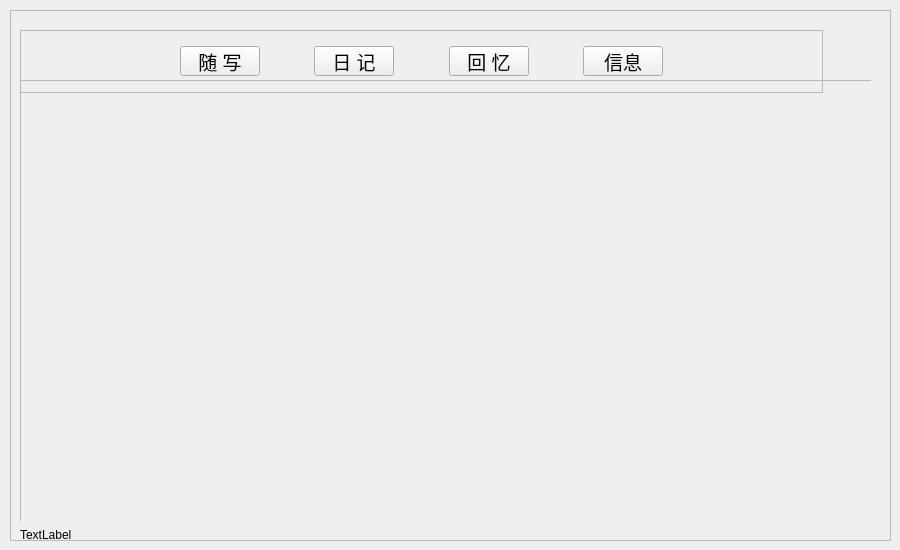
<?xml version="1.0" encoding="UTF-8"?>
<ui version="4.0">
 <class>Form</class>
 <widget class="QWidget" name="Form">
  <property name="geometry">
   <rect>
    <x>0</x>
    <y>0</y>
    <width>900</width>
    <height>550</height>
   </rect>
  </property>
  <property name="sizePolicy">
   <sizepolicy hsizetype="Preferred" vsizetype="Preferred">
    <horstretch>0</horstretch>
    <verstretch>0</verstretch>
   </sizepolicy>
  </property>
  <property name="minimumSize">
   <size>
    <width>900</width>
    <height>550</height>
   </size>
  </property>
  <property name="maximumSize">
   <size>
    <width>900</width>
    <height>550</height>
   </size>
  </property>
  <property name="windowTitle">
   <string>Form</string>
  </property>
  <widget class="QFrame" name="frame_overall">
   <property name="geometry">
    <rect>
     <x>10</x>
     <y>10</y>
     <width>881</width>
     <height>531</height>
    </rect>
   </property>
   <property name="frameShape">
    <enum>QFrame::StyledPanel</enum>
   </property>
   <property name="frameShadow">
    <enum>QFrame::Raised</enum>
   </property>
   <widget class="QStackedWidget" name="stackedWidget">
    <property name="geometry">
     <rect>
      <x>10</x>
      <y>10</y>
      <width>851</width>
      <height>501</height>
     </rect>
    </property>
    <property name="currentIndex">
     <number>0</number>
    </property>
    <widget class="QWidget" name="totingsPage">
     <widget class="QWidget" name="layoutWidget">
      <property name="geometry">
       <rect>
        <x>0</x>
        <y>0</y>
        <width>803</width>
        <height>73</height>
       </rect>
      </property>
      <layout class="QVBoxLayout" name="verticalLayout_3">
       <item>
        <spacer name="verticalSpacer">
         <property name="orientation">
          <enum>Qt::Vertical</enum>
         </property>
         <property name="sizeType">
          <enum>QSizePolicy::Fixed</enum>
         </property>
         <property name="sizeHint" stdset="0">
          <size>
           <width>20</width>
           <height>10</height>
          </size>
         </property>
        </spacer>
       </item>
       <item>
        <widget class="QFrame" name="frame">
         <property name="frameShape">
          <enum>QFrame::StyledPanel</enum>
         </property>
         <property name="frameShadow">
          <enum>QFrame::Raised</enum>
         </property>
         <layout class="QHBoxLayout" name="horizontalLayout">
          <item>
           <spacer name="horizontalSpacer">
            <property name="orientation">
             <enum>Qt::Horizontal</enum>
            </property>
            <property name="sizeType">
             <enum>QSizePolicy::Fixed</enum>
            </property>
            <property name="sizeHint" stdset="0">
             <size>
              <width>150</width>
              <height>20</height>
             </size>
            </property>
           </spacer>
          </item>
          <item>
           <widget class="QPushButton" name="btnToTotingsFromTotings">
            <property name="minimumSize">
             <size>
              <width>80</width>
              <height>30</height>
             </size>
            </property>
            <property name="maximumSize">
             <size>
              <width>80</width>
              <height>30</height>
             </size>
            </property>
            <property name="font">
             <font>
              <pointsize>14</pointsize>
             </font>
            </property>
            <property name="text">
             <string>随 写</string>
            </property>
           </widget>
          </item>
          <item>
           <spacer name="horizontalSpacer_2">
            <property name="orientation">
             <enum>Qt::Horizontal</enum>
            </property>
            <property name="sizeHint" stdset="0">
             <size>
              <width>40</width>
              <height>20</height>
             </size>
            </property>
           </spacer>
          </item>
          <item>
           <widget class="QPushButton" name="btnToDiariesFromTotings">
            <property name="minimumSize">
             <size>
              <width>80</width>
              <height>30</height>
             </size>
            </property>
            <property name="maximumSize">
             <size>
              <width>80</width>
              <height>30</height>
             </size>
            </property>
            <property name="font">
             <font>
              <pointsize>14</pointsize>
             </font>
            </property>
            <property name="text">
             <string>日 记</string>
            </property>
           </widget>
          </item>
          <item>
           <spacer name="horizontalSpacer_3">
            <property name="orientation">
             <enum>Qt::Horizontal</enum>
            </property>
            <property name="sizeHint" stdset="0">
             <size>
              <width>40</width>
              <height>20</height>
             </size>
            </property>
           </spacer>
          </item>
          <item>
           <widget class="QPushButton" name="btnToRecollectionsFromTotings">
            <property name="minimumSize">
             <size>
              <width>80</width>
              <height>30</height>
             </size>
            </property>
            <property name="maximumSize">
             <size>
              <width>80</width>
              <height>30</height>
             </size>
            </property>
            <property name="font">
             <font>
              <pointsize>14</pointsize>
             </font>
            </property>
            <property name="text">
             <string>回 忆</string>
            </property>
           </widget>
          </item>
          <item>
           <spacer name="horizontalSpacer_4">
            <property name="orientation">
             <enum>Qt::Horizontal</enum>
            </property>
            <property name="sizeHint" stdset="0">
             <size>
              <width>40</width>
              <height>20</height>
             </size>
            </property>
           </spacer>
          </item>
          <item>
           <widget class="QPushButton" name="btnToSettingsFromTotings">
            <property name="minimumSize">
             <size>
              <width>80</width>
              <height>30</height>
             </size>
            </property>
            <property name="maximumSize">
             <size>
              <width>80</width>
              <height>30</height>
             </size>
            </property>
            <property name="font">
             <font>
              <pointsize>14</pointsize>
             </font>
            </property>
            <property name="text">
             <string>信息</string>
            </property>
           </widget>
          </item>
          <item>
           <spacer name="horizontalSpacer_5">
            <property name="orientation">
             <enum>Qt::Horizontal</enum>
            </property>
            <property name="sizeType">
             <enum>QSizePolicy::Fixed</enum>
            </property>
            <property name="sizeHint" stdset="0">
             <size>
              <width>150</width>
              <height>20</height>
             </size>
            </property>
           </spacer>
          </item>
         </layout>
        </widget>
       </item>
      </layout>
     </widget>
     <widget class="QFrame" name="frame_8">
      <property name="geometry">
       <rect>
        <x>0</x>
        <y>60</y>
        <width>871</width>
        <height>461</height>
       </rect>
      </property>
      <property name="styleSheet">
       <string notr="true">background-image: url(:/new/prefix1/res/pic/settings.jpg);</string>
      </property>
      <property name="frameShape">
       <enum>QFrame::StyledPanel</enum>
      </property>
      <property name="frameShadow">
       <enum>QFrame::Raised</enum>
      </property>
     </widget>
    </widget>
    <widget class="QWidget" name="diariesPage">
     <widget class="QWidget" name="layoutWidget">
      <property name="geometry">
       <rect>
        <x>0</x>
        <y>0</y>
        <width>803</width>
        <height>73</height>
       </rect>
      </property>
      <layout class="QVBoxLayout" name="verticalLayout_4">
       <item>
        <spacer name="verticalSpacer_2">
         <property name="orientation">
          <enum>Qt::Vertical</enum>
         </property>
         <property name="sizeType">
          <enum>QSizePolicy::Fixed</enum>
         </property>
         <property name="sizeHint" stdset="0">
          <size>
           <width>20</width>
           <height>10</height>
          </size>
         </property>
        </spacer>
       </item>
       <item>
        <widget class="QFrame" name="frame_2">
         <property name="frameShape">
          <enum>QFrame::StyledPanel</enum>
         </property>
         <property name="frameShadow">
          <enum>QFrame::Raised</enum>
         </property>
         <layout class="QHBoxLayout" name="horizontalLayout_3">
          <item>
           <spacer name="horizontalSpacer_11">
            <property name="orientation">
             <enum>Qt::Horizontal</enum>
            </property>
            <property name="sizeType">
             <enum>QSizePolicy::Fixed</enum>
            </property>
            <property name="sizeHint" stdset="0">
             <size>
              <width>150</width>
              <height>20</height>
             </size>
            </property>
           </spacer>
          </item>
          <item>
           <widget class="QPushButton" name="btnToTotingsFromDiaries">
            <property name="minimumSize">
             <size>
              <width>80</width>
              <height>30</height>
             </size>
            </property>
            <property name="maximumSize">
             <size>
              <width>80</width>
              <height>30</height>
             </size>
            </property>
            <property name="font">
             <font>
              <pointsize>14</pointsize>
             </font>
            </property>
            <property name="text">
             <string>随 写</string>
            </property>
           </widget>
          </item>
          <item>
           <spacer name="horizontalSpacer_12">
            <property name="orientation">
             <enum>Qt::Horizontal</enum>
            </property>
            <property name="sizeHint" stdset="0">
             <size>
              <width>40</width>
              <height>20</height>
             </size>
            </property>
           </spacer>
          </item>
          <item>
           <widget class="QPushButton" name="btnToDiariesfromDiaries">
            <property name="minimumSize">
             <size>
              <width>80</width>
              <height>30</height>
             </size>
            </property>
            <property name="maximumSize">
             <size>
              <width>80</width>
              <height>30</height>
             </size>
            </property>
            <property name="font">
             <font>
              <pointsize>14</pointsize>
             </font>
            </property>
            <property name="text">
             <string>日 记</string>
            </property>
           </widget>
          </item>
          <item>
           <spacer name="horizontalSpacer_13">
            <property name="orientation">
             <enum>Qt::Horizontal</enum>
            </property>
            <property name="sizeHint" stdset="0">
             <size>
              <width>40</width>
              <height>20</height>
             </size>
            </property>
           </spacer>
          </item>
          <item>
           <widget class="QPushButton" name="btnToRecollectionsFromDiaries">
            <property name="minimumSize">
             <size>
              <width>80</width>
              <height>30</height>
             </size>
            </property>
            <property name="maximumSize">
             <size>
              <width>80</width>
              <height>30</height>
             </size>
            </property>
            <property name="font">
             <font>
              <pointsize>14</pointsize>
             </font>
            </property>
            <property name="text">
             <string>回 忆</string>
            </property>
           </widget>
          </item>
          <item>
           <spacer name="horizontalSpacer_14">
            <property name="orientation">
             <enum>Qt::Horizontal</enum>
            </property>
            <property name="sizeHint" stdset="0">
             <size>
              <width>40</width>
              <height>20</height>
             </size>
            </property>
           </spacer>
          </item>
          <item>
           <widget class="QPushButton" name="btnToSettingsFromDiaries">
            <property name="minimumSize">
             <size>
              <width>80</width>
              <height>30</height>
             </size>
            </property>
            <property name="maximumSize">
             <size>
              <width>80</width>
              <height>30</height>
             </size>
            </property>
            <property name="font">
             <font>
              <pointsize>14</pointsize>
             </font>
            </property>
            <property name="text">
             <string>信息</string>
            </property>
           </widget>
          </item>
          <item>
           <spacer name="horizontalSpacer_15">
            <property name="orientation">
             <enum>Qt::Horizontal</enum>
            </property>
            <property name="sizeType">
             <enum>QSizePolicy::Fixed</enum>
            </property>
            <property name="sizeHint" stdset="0">
             <size>
              <width>150</width>
              <height>20</height>
             </size>
            </property>
           </spacer>
          </item>
         </layout>
        </widget>
       </item>
      </layout>
     </widget>
     <widget class="QFrame" name="frame_5">
      <property name="geometry">
       <rect>
        <x>0</x>
        <y>60</y>
        <width>871</width>
        <height>461</height>
       </rect>
      </property>
      <property name="styleSheet">
       <string notr="true">background-image: url(:/new/prefix1/res/pic/tottings.jpg);</string>
      </property>
      <property name="frameShape">
       <enum>QFrame::StyledPanel</enum>
      </property>
      <property name="frameShadow">
       <enum>QFrame::Raised</enum>
      </property>
     </widget>
    </widget>
    <widget class="QWidget" name="recollectionsPage">
     <widget class="QWidget" name="layoutWidget_2">
      <property name="geometry">
       <rect>
        <x>0</x>
        <y>0</y>
        <width>803</width>
        <height>73</height>
       </rect>
      </property>
      <layout class="QVBoxLayout" name="verticalLayout_5">
       <item>
        <spacer name="verticalSpacer_3">
         <property name="orientation">
          <enum>Qt::Vertical</enum>
         </property>
         <property name="sizeType">
          <enum>QSizePolicy::Fixed</enum>
         </property>
         <property name="sizeHint" stdset="0">
          <size>
           <width>20</width>
           <height>10</height>
          </size>
         </property>
        </spacer>
       </item>
       <item>
        <widget class="QFrame" name="frame_3">
         <property name="frameShape">
          <enum>QFrame::StyledPanel</enum>
         </property>
         <property name="frameShadow">
          <enum>QFrame::Raised</enum>
         </property>
         <layout class="QHBoxLayout" name="horizontalLayout_4">
          <item>
           <spacer name="horizontalSpacer_16">
            <property name="orientation">
             <enum>Qt::Horizontal</enum>
            </property>
            <property name="sizeType">
             <enum>QSizePolicy::Fixed</enum>
            </property>
            <property name="sizeHint" stdset="0">
             <size>
              <width>150</width>
              <height>20</height>
             </size>
            </property>
           </spacer>
          </item>
          <item>
           <widget class="QPushButton" name="btnToTotingsFromRecollections">
            <property name="minimumSize">
             <size>
              <width>80</width>
              <height>30</height>
             </size>
            </property>
            <property name="maximumSize">
             <size>
              <width>80</width>
              <height>30</height>
             </size>
            </property>
            <property name="font">
             <font>
              <pointsize>14</pointsize>
             </font>
            </property>
            <property name="text">
             <string>随 写</string>
            </property>
           </widget>
          </item>
          <item>
           <spacer name="horizontalSpacer_17">
            <property name="orientation">
             <enum>Qt::Horizontal</enum>
            </property>
            <property name="sizeHint" stdset="0">
             <size>
              <width>40</width>
              <height>20</height>
             </size>
            </property>
           </spacer>
          </item>
          <item>
           <widget class="QPushButton" name="btnToDiariesFromRecollections">
            <property name="minimumSize">
             <size>
              <width>80</width>
              <height>30</height>
             </size>
            </property>
            <property name="maximumSize">
             <size>
              <width>80</width>
              <height>30</height>
             </size>
            </property>
            <property name="font">
             <font>
              <pointsize>14</pointsize>
             </font>
            </property>
            <property name="text">
             <string>日 记</string>
            </property>
           </widget>
          </item>
          <item>
           <spacer name="horizontalSpacer_18">
            <property name="orientation">
             <enum>Qt::Horizontal</enum>
            </property>
            <property name="sizeHint" stdset="0">
             <size>
              <width>40</width>
              <height>20</height>
             </size>
            </property>
           </spacer>
          </item>
          <item>
           <widget class="QPushButton" name="btnToRecollectionsFromRecollections">
            <property name="minimumSize">
             <size>
              <width>80</width>
              <height>30</height>
             </size>
            </property>
            <property name="maximumSize">
             <size>
              <width>80</width>
              <height>30</height>
             </size>
            </property>
            <property name="font">
             <font>
              <pointsize>14</pointsize>
             </font>
            </property>
            <property name="text">
             <string>回 忆</string>
            </property>
           </widget>
          </item>
          <item>
           <spacer name="horizontalSpacer_19">
            <property name="orientation">
             <enum>Qt::Horizontal</enum>
            </property>
            <property name="sizeHint" stdset="0">
             <size>
              <width>40</width>
              <height>20</height>
             </size>
            </property>
           </spacer>
          </item>
          <item>
           <widget class="QPushButton" name="btnToSettingsFromRecollections">
            <property name="minimumSize">
             <size>
              <width>80</width>
              <height>30</height>
             </size>
            </property>
            <property name="maximumSize">
             <size>
              <width>80</width>
              <height>30</height>
             </size>
            </property>
            <property name="font">
             <font>
              <pointsize>14</pointsize>
             </font>
            </property>
            <property name="text">
             <string>信息</string>
            </property>
           </widget>
          </item>
          <item>
           <spacer name="horizontalSpacer_20">
            <property name="orientation">
             <enum>Qt::Horizontal</enum>
            </property>
            <property name="sizeType">
             <enum>QSizePolicy::Fixed</enum>
            </property>
            <property name="sizeHint" stdset="0">
             <size>
              <width>150</width>
              <height>20</height>
             </size>
            </property>
           </spacer>
          </item>
         </layout>
        </widget>
       </item>
      </layout>
     </widget>
     <widget class="QFrame" name="frame_6">
      <property name="geometry">
       <rect>
        <x>0</x>
        <y>60</y>
        <width>871</width>
        <height>461</height>
       </rect>
      </property>
      <property name="styleSheet">
       <string notr="true">background-image: url(:/new/prefix1/res/pic/diaries.jpg);</string>
      </property>
      <property name="frameShape">
       <enum>QFrame::StyledPanel</enum>
      </property>
      <property name="frameShadow">
       <enum>QFrame::Raised</enum>
      </property>
     </widget>
    </widget>
    <widget class="QWidget" name="settingsPage">
     <widget class="QWidget" name="layoutWidget_3">
      <property name="geometry">
       <rect>
        <x>0</x>
        <y>0</y>
        <width>803</width>
        <height>73</height>
       </rect>
      </property>
      <layout class="QVBoxLayout" name="verticalLayout_6">
       <item>
        <spacer name="verticalSpacer_4">
         <property name="orientation">
          <enum>Qt::Vertical</enum>
         </property>
         <property name="sizeType">
          <enum>QSizePolicy::Fixed</enum>
         </property>
         <property name="sizeHint" stdset="0">
          <size>
           <width>20</width>
           <height>10</height>
          </size>
         </property>
        </spacer>
       </item>
       <item>
        <widget class="QFrame" name="frame_4">
         <property name="frameShape">
          <enum>QFrame::StyledPanel</enum>
         </property>
         <property name="frameShadow">
          <enum>QFrame::Raised</enum>
         </property>
         <layout class="QHBoxLayout" name="horizontalLayout_5">
          <item>
           <spacer name="horizontalSpacer_21">
            <property name="orientation">
             <enum>Qt::Horizontal</enum>
            </property>
            <property name="sizeType">
             <enum>QSizePolicy::Fixed</enum>
            </property>
            <property name="sizeHint" stdset="0">
             <size>
              <width>150</width>
              <height>20</height>
             </size>
            </property>
           </spacer>
          </item>
          <item>
           <widget class="QPushButton" name="btnToTotingsFromSettings">
            <property name="minimumSize">
             <size>
              <width>80</width>
              <height>30</height>
             </size>
            </property>
            <property name="maximumSize">
             <size>
              <width>80</width>
              <height>30</height>
             </size>
            </property>
            <property name="font">
             <font>
              <pointsize>14</pointsize>
             </font>
            </property>
            <property name="text">
             <string>随 写</string>
            </property>
           </widget>
          </item>
          <item>
           <spacer name="horizontalSpacer_22">
            <property name="orientation">
             <enum>Qt::Horizontal</enum>
            </property>
            <property name="sizeHint" stdset="0">
             <size>
              <width>40</width>
              <height>20</height>
             </size>
            </property>
           </spacer>
          </item>
          <item>
           <widget class="QPushButton" name="btnToDiariesFromSettings">
            <property name="minimumSize">
             <size>
              <width>80</width>
              <height>30</height>
             </size>
            </property>
            <property name="maximumSize">
             <size>
              <width>80</width>
              <height>30</height>
             </size>
            </property>
            <property name="font">
             <font>
              <pointsize>14</pointsize>
             </font>
            </property>
            <property name="text">
             <string>日 记</string>
            </property>
           </widget>
          </item>
          <item>
           <spacer name="horizontalSpacer_23">
            <property name="orientation">
             <enum>Qt::Horizontal</enum>
            </property>
            <property name="sizeHint" stdset="0">
             <size>
              <width>40</width>
              <height>20</height>
             </size>
            </property>
           </spacer>
          </item>
          <item>
           <widget class="QPushButton" name="btnToRecollectionsFromSettings">
            <property name="minimumSize">
             <size>
              <width>80</width>
              <height>30</height>
             </size>
            </property>
            <property name="maximumSize">
             <size>
              <width>80</width>
              <height>30</height>
             </size>
            </property>
            <property name="font">
             <font>
              <pointsize>14</pointsize>
             </font>
            </property>
            <property name="text">
             <string>回 忆</string>
            </property>
           </widget>
          </item>
          <item>
           <spacer name="horizontalSpacer_24">
            <property name="orientation">
             <enum>Qt::Horizontal</enum>
            </property>
            <property name="sizeHint" stdset="0">
             <size>
              <width>40</width>
              <height>20</height>
             </size>
            </property>
           </spacer>
          </item>
          <item>
           <widget class="QPushButton" name="btnToSettingsFromSettings">
            <property name="minimumSize">
             <size>
              <width>80</width>
              <height>30</height>
             </size>
            </property>
            <property name="maximumSize">
             <size>
              <width>80</width>
              <height>30</height>
             </size>
            </property>
            <property name="font">
             <font>
              <pointsize>14</pointsize>
             </font>
            </property>
            <property name="text">
             <string>信息</string>
            </property>
           </widget>
          </item>
          <item>
           <spacer name="horizontalSpacer_25">
            <property name="orientation">
             <enum>Qt::Horizontal</enum>
            </property>
            <property name="sizeType">
             <enum>QSizePolicy::Fixed</enum>
            </property>
            <property name="sizeHint" stdset="0">
             <size>
              <width>150</width>
              <height>20</height>
             </size>
            </property>
           </spacer>
          </item>
         </layout>
        </widget>
       </item>
      </layout>
     </widget>
     <widget class="QFrame" name="frame_7">
      <property name="geometry">
       <rect>
        <x>0</x>
        <y>60</y>
        <width>871</width>
        <height>461</height>
       </rect>
      </property>
      <property name="styleSheet">
       <string notr="true"/>
      </property>
      <property name="frameShape">
       <enum>QFrame::StyledPanel</enum>
      </property>
      <property name="frameShadow">
       <enum>QFrame::Raised</enum>
      </property>
      <widget class="QFrame" name="frame_9">
       <property name="geometry">
        <rect>
         <x>0</x>
         <y>0</y>
         <width>861</width>
         <height>441</height>
        </rect>
       </property>
       <property name="styleSheet">
        <string notr="true">background-image: url(:/new/prefix1/res/pic/recollections.jpg);</string>
       </property>
       <property name="frameShape">
        <enum>QFrame::StyledPanel</enum>
       </property>
       <property name="frameShadow">
        <enum>QFrame::Raised</enum>
       </property>
      </widget>
     </widget>
    </widget>
   </widget>
   <widget class="QLabel" name="labelQuote">
    <property name="geometry">
     <rect>
      <x>10</x>
      <y>510</y>
      <width>851</width>
      <height>30</height>
     </rect>
    </property>
    <property name="sizePolicy">
     <sizepolicy hsizetype="Fixed" vsizetype="Preferred">
      <horstretch>0</horstretch>
      <verstretch>0</verstretch>
     </sizepolicy>
    </property>
    <property name="minimumSize">
     <size>
      <width>0</width>
      <height>30</height>
     </size>
    </property>
    <property name="maximumSize">
     <size>
      <width>16777215</width>
      <height>30</height>
     </size>
    </property>
    <property name="font">
     <font>
      <pointsize>9</pointsize>
     </font>
    </property>
    <property name="text">
     <string>TextLabel</string>
    </property>
   </widget>
  </widget>
  <widget class="QWidget" name="layoutWidget">
   <property name="geometry">
    <rect>
     <x>0</x>
     <y>0</y>
     <width>2</width>
     <height>2</height>
    </rect>
   </property>
   <layout class="QVBoxLayout" name="verticalLayout"/>
  </widget>
  <widget class="QWidget" name="layoutWidget">
   <property name="geometry">
    <rect>
     <x>0</x>
     <y>0</y>
     <width>2</width>
     <height>2</height>
    </rect>
   </property>
   <layout class="QVBoxLayout" name="verticalLayout_2"/>
  </widget>
 </widget>
 <resources/>
 <connections/>
</ui>
